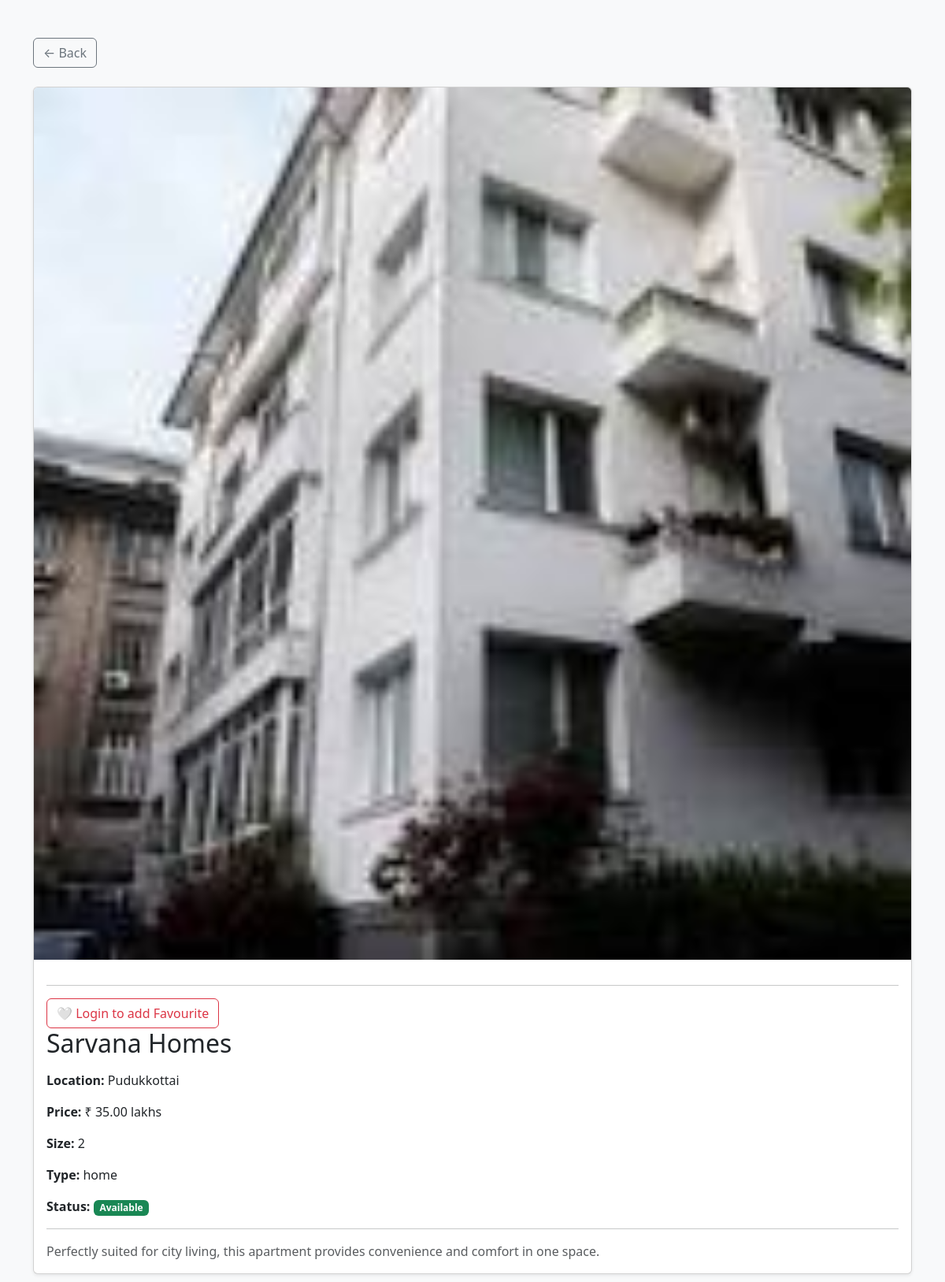
Screenshot of /property/7/ with the database file from the repository.
### real_estate/models.py (models this page shows, shortened)
class Property(models.Model):
    class PropertyType(models.TextChoices):
        HOME = "home", "Home"
        APARTMENT = "apartment", "Apartment"
    name = models.CharField(max_length=100)
    location = models.CharField(max_length=255)
    price = models.DecimalField(
        max_digits=10,
        decimal_places=2,
        validators=[MinValueValidator(0)],
        db_index=True,
    )
    size = models.PositiveIntegerField(help_text="Size in square feet")
    image = models.ImageField(upload_to="properties/", blank=True, null=True)
    property_type = models.CharField(
        max_length=20,
        choices=PropertyType.choices,
        default=PropertyType.HOME,
        db_index=True,
    )
    is_available = models.BooleanField(default=True)
    description = models.TextField(blank=True)
    time_added = models.DateTimeField(auto_now_add=True)
    class Meta:
        ordering = ["-time_added"]

### real_estate/views.py (the view)
# urls.py: path("property/<int:pk>/", views.property_detail, name="property_detail"),
def property_detail(request, pk):
    prop = get_object_or_404(Property, pk=pk)
    is_favourite = False
    if request.user.is_authenticated:
        is_favourite = Favourite.objects.filter(
            user=request.user, property=prop
        ).exists()
    return render(
        request,
        "property_detail.html",
        {
            "property": prop,
            "is_favourite": is_favourite,
        },
    )

### real_estate/templates/property_detail.html (shortened to what this page needs)
<!doctype html>
<html lang="en">
  <head>
    <link
      href="https://cdn.jsdelivr.net/npm/bootstrap@5.3.2/dist/css/bootstrap.min.css"
      rel="stylesheet"
    />
  </head>
  <body class="bg-light">
    <div class="container my-5">
      <a href="{% url 'index' %}" class="btn btn-outline-secondary mb-4">
        ← Back
      </a>
      <div class="card shadow-sm">
        {% if property.image %}
        <img
          src="{{ property.image.url }}"
          class="card-img-top img-fluid"
          alt="Image of {{ property.name }}"
        />
        {% endif %}
        <div class="card-body">
          <hr />
          {% if user.is_authenticated %}
          <a
            href="{% url 'toggle_favourite' property.pk %}"
            class="btn {% if is_favourite %}btn-danger{% else %}btn-outline-danger{% endif %}"
          >
            {% if is_favourite %} ❤️ Remove from Favourite {% else %} 🤍 Add to
            Favourite {% endif %}
          </a>
          {% else %}
          <a
            href="{% url 'login' %}?next={{ request.path }}"
            class="btn btn-outline-danger"
          >
            🤍 Login to add Favourite
          </a>
          {% endif %}
          <h2 class="card-title mb-3">{{ property.name }}</h2>
          <p class="card-text">
            <strong>Location:</strong> {{ property.location }}
          </p>
          <p class="card-text">
            <strong>Price:</strong> ₹ {{ property.price }} lakhs
          </p>
          <p class="card-text"><strong>Size:</strong> {{ property.size }}</p>
          <p class="card-text">
            <strong>Type:</strong> {{ property.property_type }}
          </p>
          <p class="card-text">
            <strong>Status:</strong>
            {% if property.is_available %}
            <span class="badge bg-success">Available</span>
            {% else %}
            <span class="badge bg-danger">Not Available</span>
            {% endif %}
          </p>
          <hr />
          <p class="card-text text-muted">{{ property.description }}</p>
        </div>
      </div>
    </div>
  </body>
</html>

### rows the page displays
Property: image (picture), name "Sarvana Homes", location "Pudukkottai", price "35.00", size "2", property_type "home", description "Perfectly suited for city living, this apartment provides convenience and comfort in one space."
